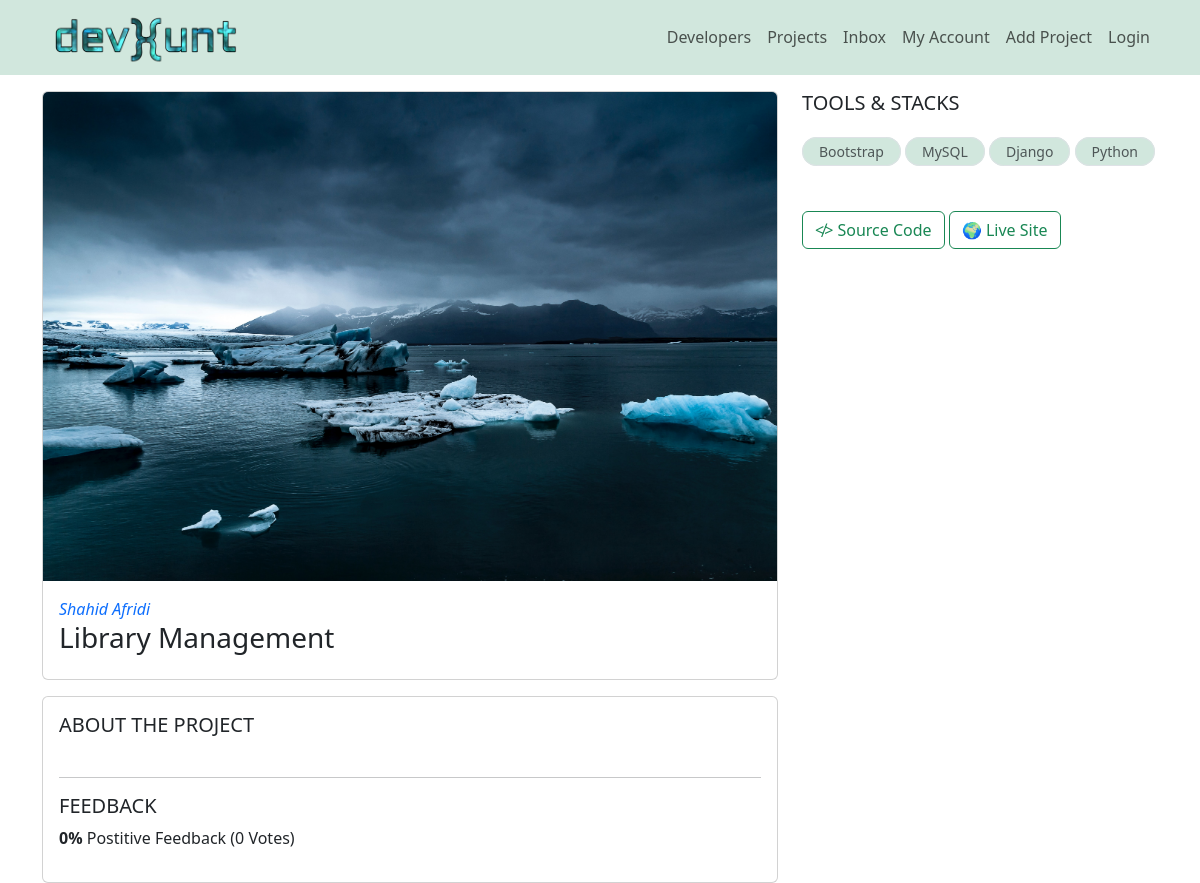
Page /project/1a240ab0-44a6-434f-a212-6f1632efd384/ on the earlier database version.
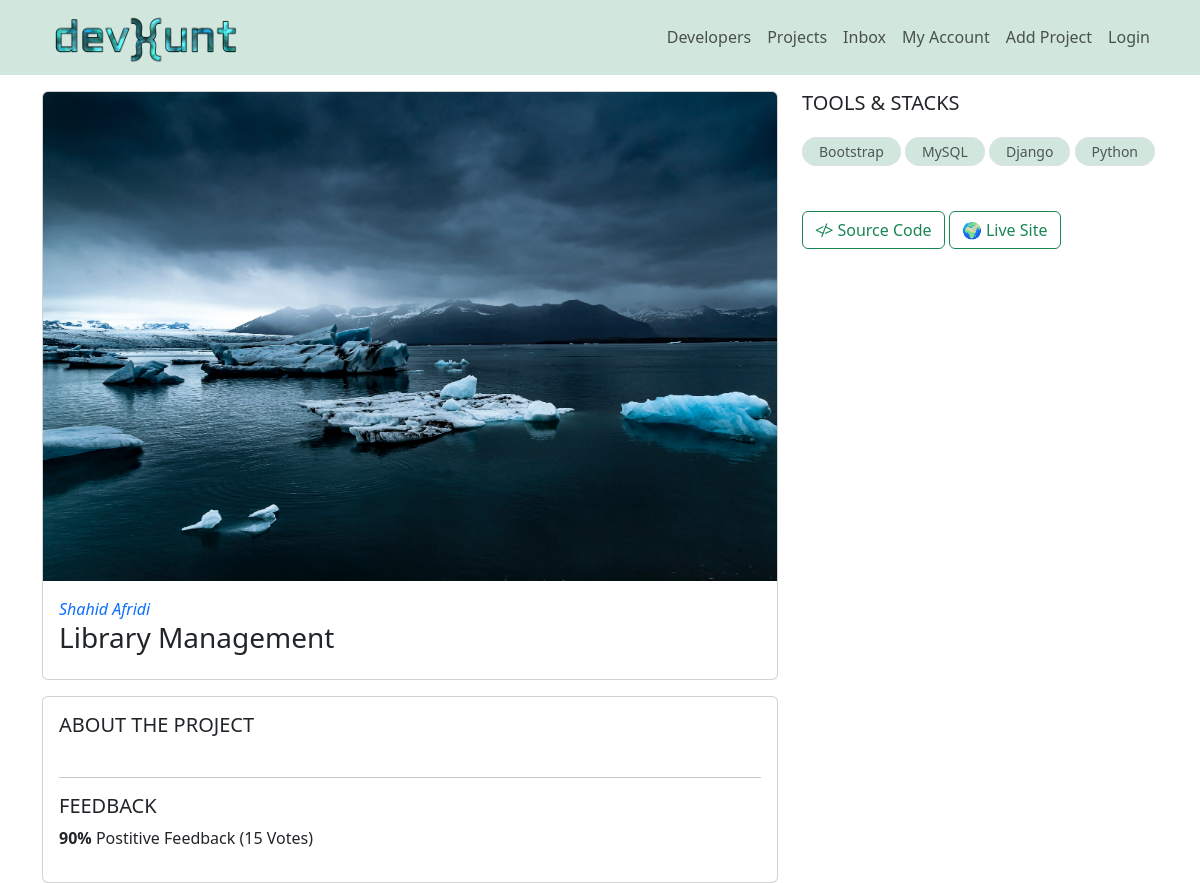
Same page on the later database version.
### projects/models.py (models this page shows, shortened)
class Project(models.Model):
    title = models.CharField(max_length=255)
    description = models.TextField(null=True, blank=True)
    featured_image = models.ImageField(null=True, blank=True, default='default.jpg')
    demo_link = models.CharField(max_length=200, null=True, blank=True)
    source_link = models.CharField(max_length=200, null=True, blank=True)
    tags = models.ManyToManyField('Tag', blank=True)
    vote_total = models.IntegerField(default=0, null=True, blank=True)
    vote_ratio = models.IntegerField(default=0, null=True, blank=True)
    created_at = models.DateTimeField(auto_now_add=True)
    id = models.UUIDField(default=uuid.uuid4, unique=True,
                          primary_key=True, editable=False)

### projects/views.py (the view)
# urls.py: path("project/<str:pk>/", views.project, name="single-project"),
def project(request, pk):
    project = Project.objects.get(id=pk)
    context = {
        'project': project,
    }
    return render(request, 'projects/single-project.html', context)

### projects/templates/projects/single-project.html (shortened to what this page needs)
{% extends 'main.html' %}
{% block content %}
    <div class="container text-center mt-3">
        <div class="row">
          <div class="col-12 col-sm-12 col-md-8">
                <div class="card mb-3">
                    <img src="{{project.featured_image.url}}" class="card-img-top" alt="...">
                    <div class="card-body text-start">
                        <a class='text-decoration-none fst-italic' href="#">Shahid Afridi</a>
                    <h3 class="">{{project.title}}</h3>
                    </div>
                </div>
                <div class='card p-3 text-start'>
                    <h5 class='font-weight-bold'>ABOUT THE PROJECT</h5>
                    <hr>
                    <h5 class='font-weight-bold'>FEEDBACK</h5>
                    <p class="">
                        <span style="font-weight: bold;">{{project.vote_ratio}}%</span> Postitive
                        Feedback ({{project.vote_total}} Vote{{project.vote_total|pluralize:"s"}})
                      </p>
                </div>
          </div>
          <div class="col-12 col-sm-12 col-md-4 text-start">
            <h5 class='font-weight-bold mb-4'>TOOLS & STACKS</h5>
            {% for tag in project.tags.all %}
            <small class="border border-1 py-1 px-3 mb-3 bg-success-subtle text-body-secondary rounded-pill">{{tag.name}}</small>
            {% endfor %}
            <div class='mt-5'>
                <a class="text-decoration-none btn btn-outline-success mb-3" href="#"> &#8814> Source Code</a>
                <a class="text-decoration-none btn btn-outline-success mb-3" href="#"> &#127757  Live Site</a>
            </div>
          </div>
        </div>
    </div>
{% endblock content %}

Differences in the rows shown:
changed Project "Library Management": vote_ratio "0" → "90"; vote_total "0" → "15"
